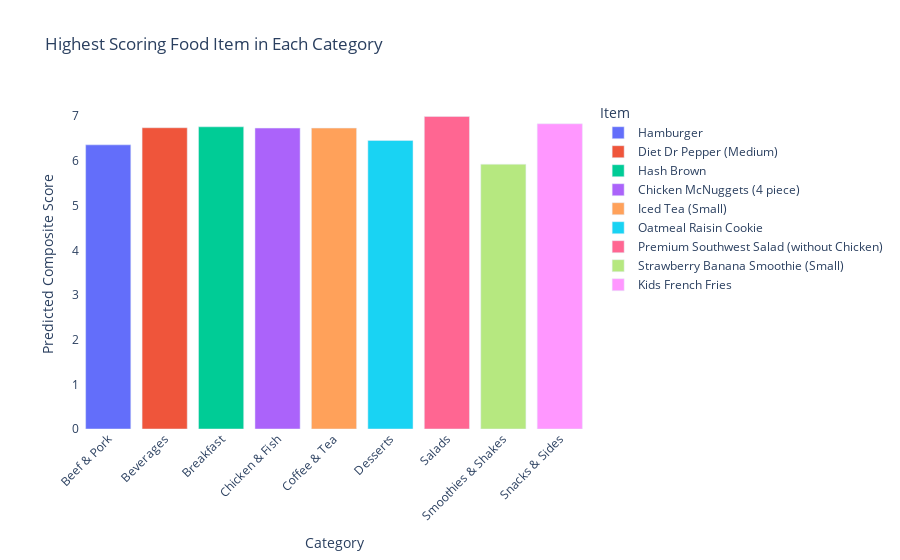

Notebook source saved alongside this figure:
### Code cell
import plotly.express as px

# Create a bar chart
fig = px.bar(highest_scoring_items,
             x='Category',
             y='Predicted Composite Score',
             text='Predicted Composite Score',
             color='Item',  # Color codes bars by item name
             labels={'Composite Score': 'Highest Predicted Composite Score'},
             title='Highest Scoring Food Item in Each Category')

# Improve layout
fig.update_traces(texttemplate='%{text}', textposition='outside')
fig.update_layout(xaxis_tickangle=-45,
                  xaxis_title='Category',
                  yaxis_title='Predicted Composite Score',
                  uniformtext_minsize=8,
                  uniformtext_mode='hide',
                  plot_bgcolor='rgba(0,0,0,0)')

fig.show()

### Figure 1 — Plotly figure (JSON) as saved in the notebook; plotly's stock layout.template omitted (floating-point values rounded to 4 significant figures)
{"data": [{"hovertemplate": "Item=Hamburger<br>Category=%{x}<br>Predicted Composite Score=%{text}<extra></extra>", "legendgroup": "Hamburger", "marker": {"color": "#636efa", "pattern": {"shape": ""}}, "name": "Hamburger", "orientation": "v", "showlegend": true, "text": [6.361], "textposition": "outside", "texttemplate": "%{text}", "type": "bar", "x": ["Beef & Pork"], "xaxis": "x", "y": [6.361], "yaxis": "y"}, {"hovertemplate": "Item=Diet Dr Pepper (Medium)<br>Category=%{x}<br>Predicted Composite Score=%{text}<extra></extra>", "legendgroup": "Diet Dr Pepper (Medium)", "marker": {"color": "#EF553B", "pattern": {"shape": ""}}, "name": "Diet Dr Pepper (Medium)", "orientation": "v", "showlegend": true, "text": [6.743], "textposition": "outside", "texttemplate": "%{text}", "type": "bar", "x": ["Beverages"], "xaxis": "x", "y": [6.743], "yaxis": "y"}, {"hovertemplate": "Item=Hash Brown<br>Category=%{x}<br>Predicted Composite Score=%{text}<extra></extra>", "legendgroup": "Hash Brown", "marker": {"color": "#00cc96", "pattern": {"shape": ""}}, "name": "Hash Brown", "orientation": "v", "showlegend": true, "text": [6.764], "textposition": "outside", "texttemplate": "%{text}", "type": "bar", "x": ["Breakfast"], "xaxis": "x", "y": [6.764], "yaxis": "y"}, {"hovertemplate": "Item=Chicken McNuggets (4 piece)<br>Category=%{x}<br>Predicted Composite Score=%{text}<extra></extra>", "legendgroup": "Chicken McNuggets (4 piece)", "marker": {"color": "#ab63fa", "pattern": {"shape": ""}}, "name": "Chicken McNuggets (4 piece)", "orientation": "v", "showlegend": true, "text": [6.735], "textposition": "outside", "texttemplate": "%{text}", "type": "bar", "x": ["Chicken & Fish"], "xaxis": "x", "y": [6.735], "yaxis": "y"}, {"hovertemplate": "Item=Iced Tea (Small)<br>Category=%{x}<br>Predicted Composite Score=%{text}<extra></extra>", "legendgroup": "Iced Tea (Small)", "marker": {"color": "#FFA15A", "pattern": {"shape": ""}}, "name": "Iced Tea (Small)", "orientation": "v", "showlegend": true, "text": [6.736], "textposition": "outside", "texttemplate": "%{text}", "type": "bar", "x": ["Coffee & Tea"], "xaxis": "x", "y": [6.736], "yaxis": "y"}, {"hovertemplate": "Item=Oatmeal Raisin Cookie<br>Category=%{x}<br>Predicted Composite Score=%{text}<extra></extra>", "legendgroup": "Oatmeal Raisin Cookie", "marker": {"color": "#19d3f3", "pattern": {"shape": ""}}, "name": "Oatmeal Raisin Cookie", "orientation": "v", "showlegend": true, "text": [6.458], "textposition": "outside", "texttemplate": "%{text}", "type": "bar", "x": ["Desserts"], "xaxis": "x", "y": [6.458], "yaxis": "y"}, {"hovertemplate": "Item=Premium Southwest Salad (without Chicken)<br>Category=%{x}<br>Predicted Composite Score=%{text}<extra></extra>", "legendgroup": "Premium Southwest Salad (without Chicken)", "marker": {"color": "#FF6692", "pattern": {"shape": ""}}, "name": "Premium Southwest Salad (without Chicken)", "orientation": "v", "showlegend": true, "text": [6.996], "textposition": "outside", "texttemplate": "%{text}", "type": "bar", "x": ["Salads"], "xaxis": "x", "y": [6.996], "yaxis": "y"}, {"hovertemplate": "Item=Strawberry Banana Smoothie (Small)<br>Category=%{x}<br>Predicted Composite Score=%{text}<extra></extra>", "legendgroup": "Strawberry Banana Smoothie (Small)", "marker": {"color": "#B6E880", "pattern": {"shape": ""}}, "name": "Strawberry Banana Smoothie (Small)", "orientation": "v", "showlegend": true, "text": [5.928], "textposition": "outside", "texttemplate": "%{text}", "type": "bar", "x": ["Smoothies & Shakes"], "xaxis": "x", "y": [5.928], "yaxis": "y"}, {"hovertemplate": "Item=Kids French Fries<br>Category=%{x}<br>Predicted Composite Score=%{text}<extra></extra>", "legendgroup": "Kids French Fries", "marker": {"color": "#FF97FF", "pattern": {"shape": ""}}, "name": "Kids French Fries", "orientation": "v", "showlegend": true, "text": [6.832], "textposition": "outside", "texttemplate": "%{text}", "type": "bar", "x": ["Snacks & Sides"], "xaxis": "x", "y": [6.832], "yaxis": "y"}], "layout": {"barmode": "relative", "legend": {"title": {"text": "Item"}, "tracegroupgap": 0}, "plot_bgcolor": "rgba(0,0,0,0)", "title": {"text": "Highest Scoring Food Item in Each Category"}, "uniformtext": {"minsize": 8, "mode": "hide"}, "xaxis": {"anchor": "y", "domain": [0, 1], "tickangle": -45, "title": {"text": "Category"}}, "yaxis": {"anchor": "x", "domain": [0, 1], "title": {"text": "Predicted Composite Score"}}}}
